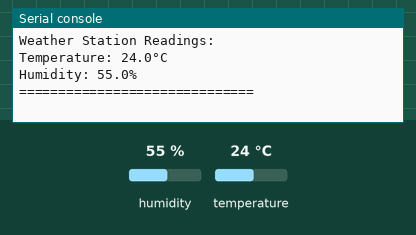
The program below on a simulated Raspberry Pi Pico running MicroPython. Shown: the last lines printed to the serial console. The inputs (shaded band) are chosen by the test bench; at power-on: humidity 55 %, temperature 24 °C.

Above: at 3.2 s.
3.3 s: humidity set to 22 %
10.8 s: temperature set to 12 °C
At 12.9 s:
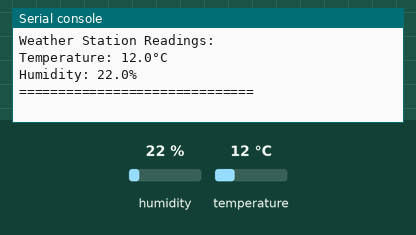
18.3 s: humidity set to 40 %
At 22.5 s:
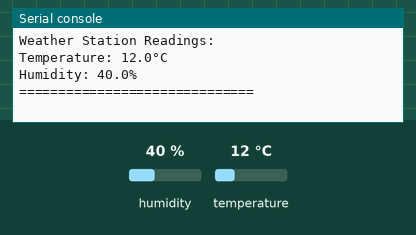

The program:

task8_weather_station.py
```python
# task8_weather_station.py - Local weather station with DHT22 sensor (C) Lassi Niitlahti

# This program reads temperature and humidity from a DHT22 sensor
# It displays the readings on the serial monitor
# The readings are updated every 10 seconds

from machine import Pin # type: ignore (VSCODE error bypass)
import time
import dht # type: ignore (VSCODE error bypass)

# Set up DHT22 sensor on GP15
sensor = dht.DHT22(Pin(15))

# Function to read and display sensor data
def read_weather():
    try:
        # Measure temperature and humidity
        sensor.measure()

        # Get the values
        temperature = sensor.temperature()
        humidity = sensor.humidity()

        # Display the readings
        print("=" * 30)
        print("Weather Station Readings:")
        print(f"Temperature: {temperature}°C")
        print(f"Humidity: {humidity}%")
        print("=" * 30)
        print()

        return temperature, humidity

    except Exception as e:
        print(f"Error reading sensor: {e}")
        return None, None

# Main program
print("===== WEATHER STATION =====")
print("Starting weather monitoring...")
print("Reading sensor every 10 seconds")
print()

# Wait a moment for sensor to stabilize
time.sleep(2)

# Main loop - read sensor continuously
while True:
    # Read and display weather data
    temp, hum = read_weather()

    # Wait 10 seconds before next reading
    # DHT22 sensor needs at least 2 seconds between readings
    time.sleep(10)
```

Measured:
- after the input at 10.8 s, the serial console: prints a new line after 1.2 s (image 1)
- after the input at 18.3 s, the serial console: prints a new line after 3.8 s (image 2)
